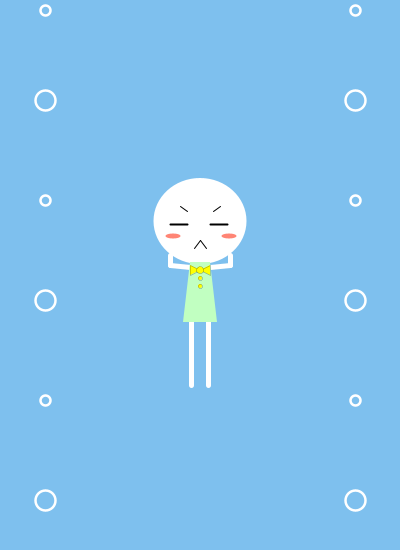
Frame 1 (no input)
Frame 60 (the mouse pressed at the canvas centre just before this capture): identical to frame 1, image omitted
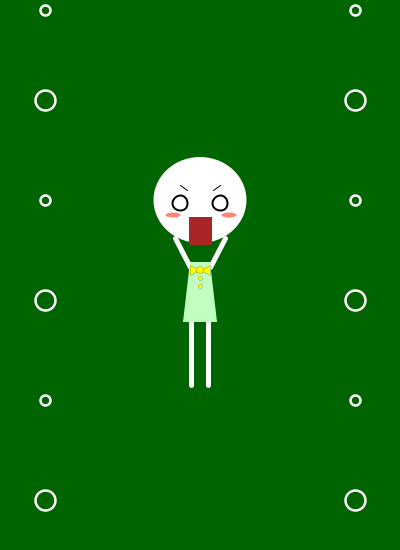
Frame 120 (the mouse held since frame 60 and released just before this capture)

The Processing sketch that drew these frames (run headless with seeded random() and noise(); from frame 60 on, the mouse is pressed at the canvas centre):

// Processing sketch: processing_56981
// ── processing_56981.pde

void setup() {
  size(400, 550);
  smooth();
}


void draw() {
  background(126, 192, 238);
  strokeWeight(2.5);
  stroke(255);
  noFill();
  ellipse(45, 10, 10, 10);
  ellipse(45, 100, 20, 20);
  ellipse(45, 200, 10, 10);
  ellipse(45, 300, 20, 20);
  ellipse(45, 400, 10, 10);
  ellipse(45, 500, 20, 20);
  ellipse(355, 10, 10, 10);
  ellipse(355, 100, 20, 20);
  ellipse(355, 200, 10, 10);
  ellipse(355, 300, 20, 20);
  ellipse(355, 400, 10, 10);
  ellipse(355, 500, 20, 20);

  //head
  noStroke();
  fill(255);
  ellipse(200, 221, 93, 86);

  //eyes
  stroke(0);
  strokeWeight(1);
  line(180, 206, 187, 211);
  line(220, 206, 213, 211);
  strokeWeight(2);
  line(170, 224, 187, 224);
  line(210, 224, 227, 224);
  noStroke();
  fill(255, 133, 117);
  ellipse(173, 236, 15, 5);
  ellipse(229, 236, 15, 5);

  //mouth
  strokeWeight(1);
  stroke(0);
  line(194, 248, 200, 240);
  line(200, 240, 206, 248);

  //legs
  strokeWeight(5);
  stroke(255);
  line(191, 320, 191, 385);
  line(208, 320, 208, 385);

  //arms
  strokeWeight(5);
  stroke(255);
  line(190, 267, 170, 265);
  line(170, 265, 170, 255);
  line(210, 267, 230, 265);
  line(230, 265, 230, 255);

  //body
  noStroke();
  fill(193, 255, 193);
  quad(190, 262, 210, 262, 217, 322, 183, 322);
  strokeWeight(0.2);
  stroke(0);
  fill(255, 255, 0);
  triangle(200, 270, 190, 265, 190, 275);
  triangle(200, 270, 210, 265, 210, 275);
  ellipse(200, 270, 7, 7);
  ellipse(200, 278, 4, 4);
  ellipse(200, 286, 4, 4);



  if (mousePressed) {

    background(0, 100, 0);
    strokeWeight(2.5);
    stroke(255);
    noFill();

    ellipse(45, 10, 10, 10);    

    ellipse(45, 100, 20, 20);
    ellipse(45, 200, 10, 10);
    ellipse(45, 300, 20, 20);
    ellipse(45, 400, 10, 10);
    ellipse(45, 500, 20, 20);
    ellipse(355, 10, 10, 10);
    ellipse(355, 100, 20, 20);
    ellipse(355, 200, 10, 10);
    ellipse(355, 300, 20, 20);
    ellipse(355, 400, 10, 10);
    ellipse(355, 500, 20, 20);


    //head
    noStroke();
    fill(255);
    ellipse(200, 200, 93, 86);

    //arms
    strokeWeight(5);
    stroke(255);
    line(190, 267, 175, 238);
    line(210, 267, 225, 238);   

    //legs
    strokeWeight(5);
    stroke(255);
    line(191, 320, 191, 385);
    line(208, 320, 208, 385);

    //body
    noStroke();
    fill(193, 255, 193);
    quad(190, 262, 210, 262, 217, 322, 183, 322);
    strokeWeight(0.2);
    stroke(0);
    fill(255, 255, 0);
    triangle(200, 270, 190, 265, 190, 275);
    triangle(200, 270, 210, 265, 210, 275);
    ellipse(200, 270, 7, 7);
    ellipse(200, 278, 4, 4);
    ellipse(200, 286, 4, 4);


    //eyes
    stroke(0);
    fill(255);
    strokeWeight(1);
    line(180, 185, 187, 190);
    line(220, 185, 213, 190);
    strokeWeight(2);
    ellipse(180, 203, 15, 15);
    ellipse(220, 203, 15, 15);
    noStroke();
    fill(255, 133, 117);
    ellipse(173, 215, 15, 5);
    ellipse(229, 215, 15, 5);

    //mouth
    noStroke();
    fill(170, 38, 38);
    rect(189, 217, 23, 28);
  }
}
